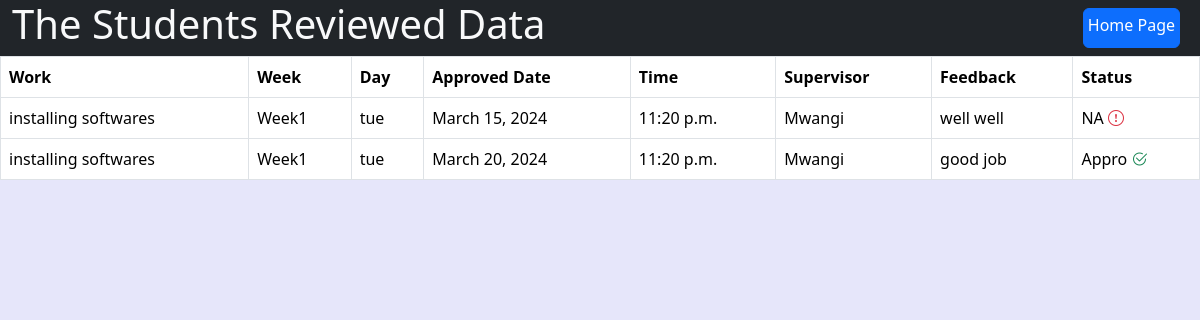
Page /approved on the committed database.
### supervisor/models.py (models this page shows)
class Approved_records(models.Model):
    work = models.TextField()
    week = models.CharField(max_length=30)
    week_day = models.CharField(max_length=50)
    date = models.DateField(null=True,blank=True)
    time = models.TimeField(null=True)
    APPROVAL_CHOICES = [
        (True, 'Approved'),
        (False, 'Not Approved'),
    ]
    approved = models.BooleanField(default=True, choices=APPROVAL_CHOICES)
    feedback = models.TextField()
    supervisor = models.ForeignKey(Supervisor, on_delete=models.CASCADE)

class Supervisor(models.Model):
    fullname = models.CharField(max_length=50)
    regno = models.CharField(max_length=30)
    email = models.EmailField(max_length=100)
    img = models.ImageField(upload_to='supervisor')
    password = models.CharField(max_length=255, null=False)
    def __str__(self):
        return self.fullname

### student/views.py (the view)
# urls.py: path('approved', views.approved, name='approved'),
def approved(request):
    approved = Approved_records.objects.all()
    context ={
        'records': approved,
    }
    return render(request, 'approved.html', context)

### student/templates/approved.html (shortened to what this page needs)
{% extends 'base.html' %}
{% load static %}
{% block content %}
 <div class="container-fluid bg-dark text-light d-flex justify-content-between">
    <h1>The Students Reviewed Data</h1>
    <a class="btn btn-primary p-1 m-2" href="{% url 'home' %}"> Home Page</a>
 </div>
{% if records %}
<table class="table table-bordered table-hover">
    <thead class="bg-info text-light">
        <tr>
            <th scope="col">Work</th>
            <th scope="col">Week</th>
            <th scope="col">Day</th>
            <th scope="col">Approved Date</th>
            <th scope="col">Time</th>
            <th scope="col">Supervisor</th>
            <th scope="col">Feedback</th>
            <th scope="col">Status</th>
        </tr>
    </thead>
    <tbody>
        {% for record in records %}
            <tr>
                <td>{{ record.work }}</td>
                <td>{{ record.week }}</td>
                <td>{{ record.week_day }}</td>
                <td>{{ record.date }}</td>
                <td>{{ record.time }}</td>
                <td>{{ record.supervisor }}</td>
                <td>{{ record.feedback }}</td>
                {% if record.approved %}
                    <td>Appro
                        <i class="bi bi-check2-circle text-success"></i>
                    </td>
                {% else %}
                    <td>NA <i class="bi bi-exclamation-circle text-danger"></i></td>
                {% endif %}
            </tr>
        {% endfor %}
    </tbody>
</table>
{% else %}
<p>No students data available.</p>
<p>{{records}}</p>
{% endif %}
{% endblock %}

### student/templates/base.html (shortened to what this page needs)
{% load static %}
<!DOCTYPE html>
<html lang="en">
<head>
<link rel="stylesheet" href="{% static 'css/bootstrap.min.css'%}">
<link rel="stylesheet" href="{% static 'css/style.css'%}">
<link rel="stylesheet" href="https://cdn.jsdelivr.net/npm/bootstrap-icons@1.11.3/font/bootstrap-icons.min.css">
</head>
<body style="background: lavender;">
    {% block content %}
    {% endblock %}
</body>
</html>

### static/css/style.css (style rules this page uses)
body { background: lavender; }
i { color: white; }

### rows in the picture
Approved_records: work "installing softwares", week "Week1", week_day "tue", date "March 15, 2024", time "11:20 p.m.", supervisor "Mwangi", feedback "well well", approved "NA"
Approved_records: work "installing softwares", week "Week1", week_day "tue", date "March 20, 2024", time "11:20 p.m.", supervisor "Mwangi", feedback "good job", approved "Appro"
